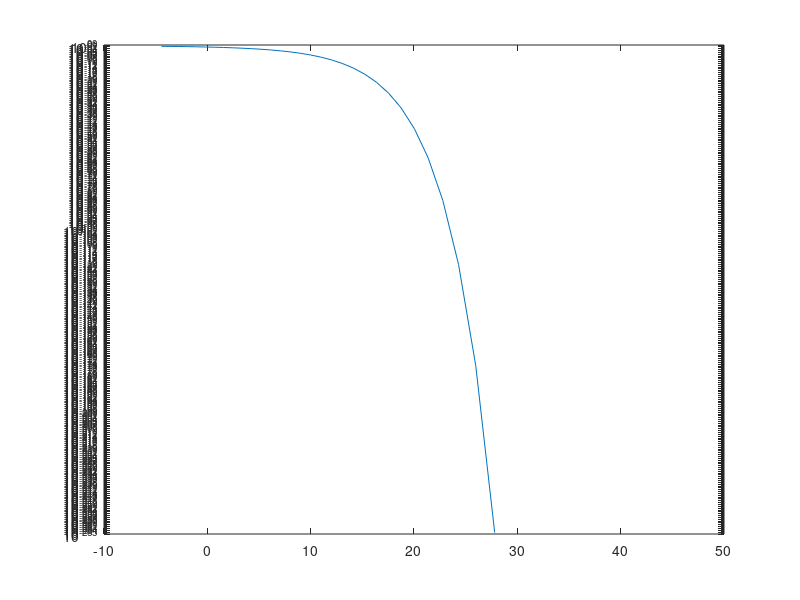
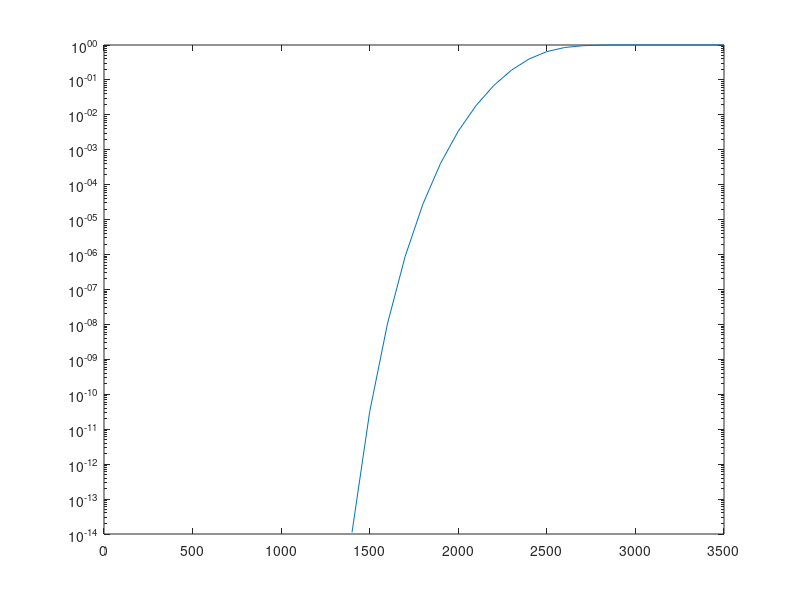

Source code (MATLAB) for these figures, in order: (Note: this script raises an error after producing the figures.)
%%
clc;clear;close all;

%% parameter
% f=30*10^3;
%% NL
s=0.5;
w=0;
 r=0:100:3500;
% r=100000;
% f=18000:100:34000;
f=26000;
% f=0:100:1000000;
B=16000;
% P0=1;
% Prx=0.75;
DI=0;
% BER=10^(-6);
% SNR=10*log10((qfuncinv(BER))^2/2);
%%%%%%%SNR=10;
pt=65;
H=100;
for i=1:length(f)
    %% noise
    n1(i)=17-30*log10(f(i)*10^(-3));%湍流
    n2(i)=40+20*(s-0.5)+26*log10(f(i)*10^(-3))-60*log10(f(i)*10^(-3)+0.03);%
    n3(i)=50+7.5*sqrt(w)+20*log10(f(i)*10^(-3))-40*log10(f(i)*10^(-3)+0.4);
    n4(i)=-15+20*log10(f(i)*10^(-3));
    NL(i)=power(10,0.1*n1(i))+power(10,0.1*n2(i))+power(10,0.1*n3(i))+power(10,0.1*n4(i));
    NLDB(i)=10*log10( NL(i));
    
     NL1DB(i)=50-18*log10(f(i)*10^(-3));
     NL1(i)=10^(NL1DB(i)/10);
     
% %     NL_w(i)=10^((NL(i)-170.77)/10);
    % TL
   
    %n=1;%柱面波
% %     SL=10*log10(pt)+170.77-10*log10(B);
% %      P=2*pi*H*10^(SL/10)*0.67*10^(-18);
    
    %% SNR
    
    %SNR=SL-TL-NL+DI;
     a(i)=0.11*(f(i)*10^(-3))^2/(1+(f(i)*10^(-3))^2)+44*(f(i)*10^(-3))^2/(4100+(f(i)*10^(-3))^2)+2.75*10^(-4)*(f(i)*10^(-3))^2+0.003;
    for j=1:length(r)
% %         TL(i,j)=1.5*10*log10(r(j))+r(j)*10^(-3)*a(i);%dB
% %         A(i,j)=10^(TL(i,j)/10);
% %          A1(i,j)=power((r(j)),1.5)*power(a2(i),r(j)*10^(-3));
% %         Gain(i,j)=1/A(i,j);
% %         Gaindb(i,j)=10*log10(1/A(i,j));
         A1(i,j)=(r(j)^1.5)*(10^(a(i)/10))^(r(j)/1000);
        %%%%%SL(i,j)=SNR-DI+NL(i)+TL(i,j);
        %p(i,j)=10^((A(i,j)-170.77)/10);
        
  
      Prx(i,j)=pt/A1(i,j);
      Prxdb(i,j)=10*log10(Prx(i,j));
% %            snr0(i,j)=1/A(i,j)/NL(i);
% %            snr0db(i,j)=10*log10(snr0(i,j));
          snr(i,j)= Prx(i,j)/(NL1(i)*10^(-12)*B);
        snrdb(i,j)=10*log10(snr(i,j));
        
% %         SNRDB1(i,j)=SL-TL(i,j)-NLDB(i);
% %          SNR1(i,j)=10^(SNRDB1(i,j)/10);
% %          SNR(i,j)=10*log10(P)-10*log(2*pi*H*0.67*10^(-18))-TL(i,j)-NL1(i);
% %          SNRDB(i,j)=10*log10(SNR(i,j));
          pe(i,j)=qfunc(sqrt(2*snr(i,j)));
% %         pe(i,j)= erfc(sqrt(2*snr(i,j))/sqrt(2))/2;
%             pe(i,j)=qfunc(sqrt(4*snr(i,j))*sin(pi/8));
% %          pb(i,j)=1/2-1/2*sqrt(10^(snr(i,j)/10)/1+10^(snr(i,j)/10));
% %     pe(i,j)=1/(4*snr(i,j));
       pb(i,j)=1-(1-pe(i,j))^100;
    end
end
% figure;
% surf(Ptx);
% figure;
% axis ([21 27 0 5000 0 25]);
% surf(r,f/1000,pe);

% x1=xlabel('Frequency (kHz)','Fontname', 'Times New Roman','FontSize',12);        %x轴标题'Fontname', 'Times New Roman',,'FontSize',12
% x2=ylabel('Distance (m)','Fontname', 'Times New Roman','FontSize',12);        %y轴标题,'FontSize',12
% x3=zlabel('Power (w)','Fontname', 'Times New Roman','FontSize',12);        %z轴标题
% set(x1,'Rotation',30);    %x轴名称旋转
% set(x2,'Rotation',-30);    %y轴名称旋转
clr(1,:)=[0 113 188]/255;
clr(2,:)=[216 82 24]/255;
clr(3,:)=[236 176 31]/255;
clr(4,:)=[125 46 141]/255;
clr(5,:)=[118 171 47]/255;
clr(6,:)=[76 189 237]/255;
clr(7,:)=[161 19 46]/255;
clr(8,:)=[255 255 255]/255;
clr(9,:)=[0 0 0]/255;
% 
% figure
% plot(r,snrdb);
% grid on;
% figure
% semilogy(snrdb,pe1);



figure
semilogy(snrdb,pe);
% % hold on
figure
semilogy(r,pb);

figure
 yyaxis left
 plot(r,pe,'*-','LineWidth',1,'MarkerSize',6);
 xlabel('\fontsize{12} distance(m)');
ylabel('\fontsize{12} p_e ');
 yyaxis right
 plot(r,snrdb,'o--','LineWidth',1,'MarkerSize',6); 
backColor = [245 249 253]/255;
set(gca, 'color', backColor);
grid on;
grid minor
% set(gca,'xtick',1:1:10);
xlabel('\fontsize{12} distance(m)');
ylabel('\fontsize{12} SNR ');

hold on;
axes('Position',[0.15,0.2,0.31,0.2]); % 生成子图   左右  上下 宽窄
plot(r,pe,'*-','LineWidth',1,'MarkerSize',6);                                                                                                         
xlim([0,2200]); % 设置坐标轴范围 
grid on;
grid minor
annotation('rectangle',[0.131,0.1,0.5,0.03],'LineStyle','-','Color','g','LineWidth',0.7)
% annotation('line',[0.1,0.13],[0.35,0.15],'LineStyle','-','Color','g','LineWidth',0.7)
annotation('arrow',[0.15,0.13],[0.2,0.13],'LineStyle','-','Color','g','LineWidth',0.7)
% annotation('line',[0.58,0.46],[0.35,0.15],'LineStyle','-','Color','g','LineWidth',0.7)
annotation('arrow',[0.46,0.63],[0.2,0.13],'LineStyle','-','Color','g','LineWidth',0.7)
%axis([0 0.1 0 35]);
